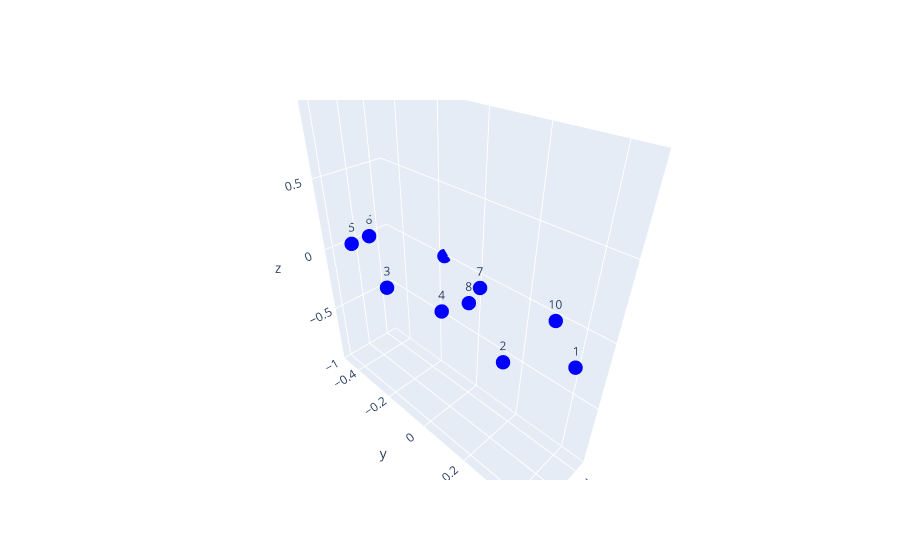

Write notebook code for a chart like this one.
### Markdown cell above
Add mean actual shape points

### Code cell
fig.add_trace(go.Scatter3d(
    x=mean_actual_shape_3d[:, 0], y=mean_actual_shape_3d[:, 1], z=mean_actual_shape_3d[:, 2], 
    mode='markers+text', marker=dict(color='blue', size=5), text=[str(i+1) for i in range(mean_actual_shape_3d.shape[0])], 
    textposition='top center', name='Mean Actual Shape'))

### Figure 1 — Plotly figure (JSON) as saved in the notebook; plotly's stock layout.template omitted (floating-point values rounded to 4 significant figures)
{"data": [{"marker": {"color": "blue", "size": 5}, "mode": "markers+text", "name": "Mean Actual Shape", "text": ["1", "2", "3", "4", "5", "6", "7", "8", "9", "10"], "textposition": "top center", "type": "scatter3d", "x": [0.007761, 0.1227, 0.1237, 0.08636, 0.0392, -0.04136, -0.08361, -9.825e-05, -0.1406, -0.1141], "y": [0.4579, 0.3155, -0.1586, 0.05168, -0.471, -0.473, 0.05069, 0.08017, -0.1684, 0.315], "z": [0, 0, 0, 0, 0, 0, 0, 0, 0, 0]}], "layout": {}}
